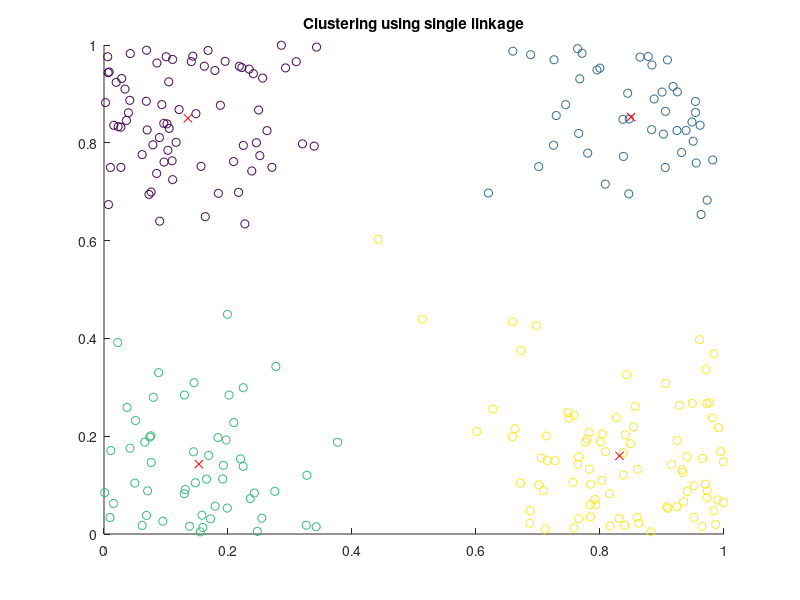
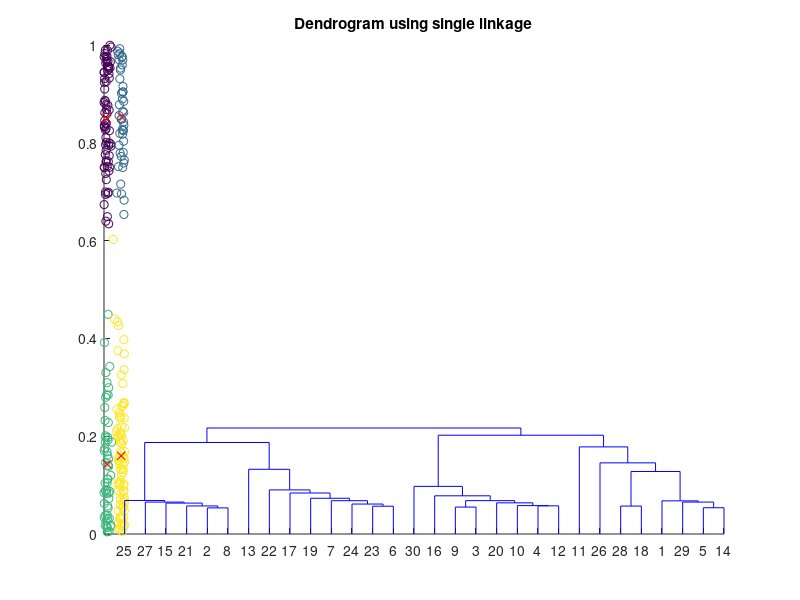
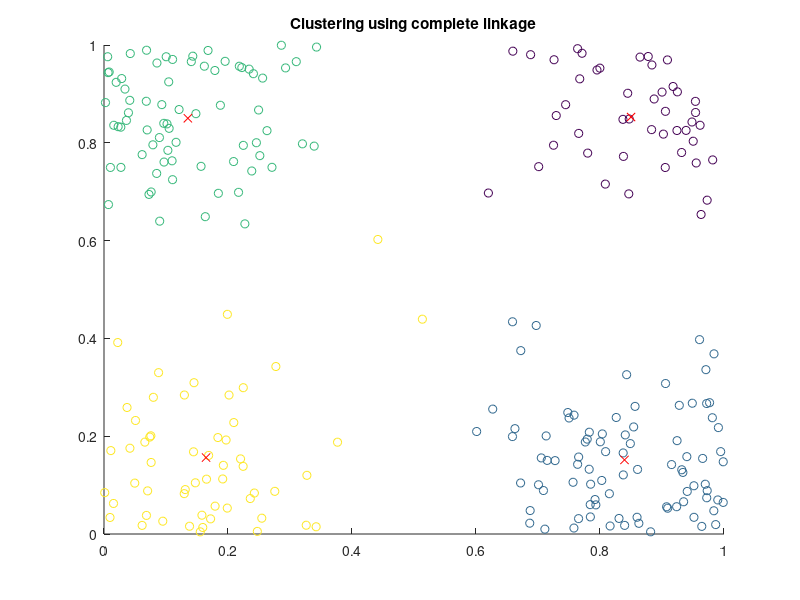
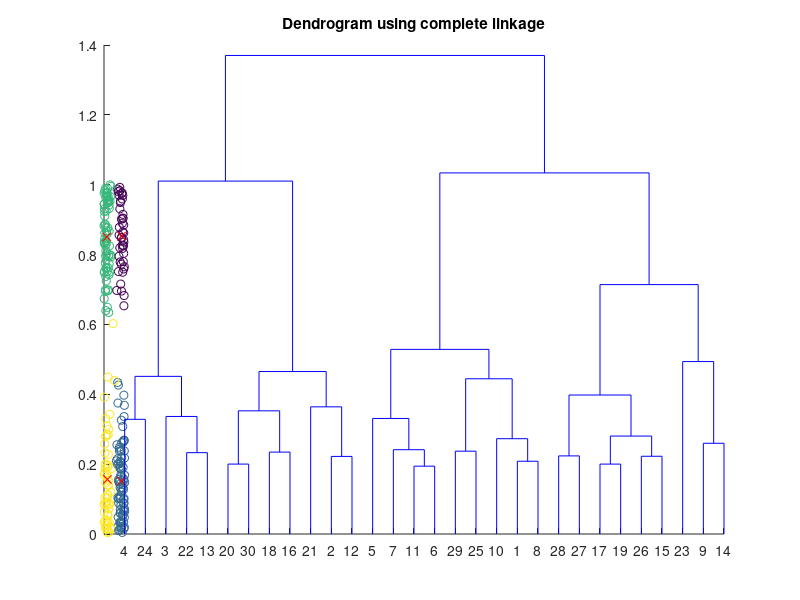

Recreate these plots in MATLAB, in order.
data = load('cluster_data.mat');
data = data.cluster_data;

cluster_max = 4;

% Question 1 + 2 + 4
for type={'single', 'complete', 'average'}
    hold off;
    links = linkage(data,type{1},'euclidean');
    clusters = cluster(links,'maxclust',cluster_max);
    scatter(data(:,1),data(:,2),[],clusters)
    hold on;
    for i=1:cluster_max
        cluster_data = data(clusters==i,:);
        centroid = mean(cluster_data);
        plot(centroid(1), centroid(2), 'rx');
    end
    title(['Clustering using ' type{1} ' linkage']);
    print(['linkage_' type{1} '.png'], '-dpng')
    
    dendrogram(links);
    title(['Dendrogram using ' type{1} ' linkage']);
    print(['dendrogram_' type{1} '.png'], '-dpng')
end